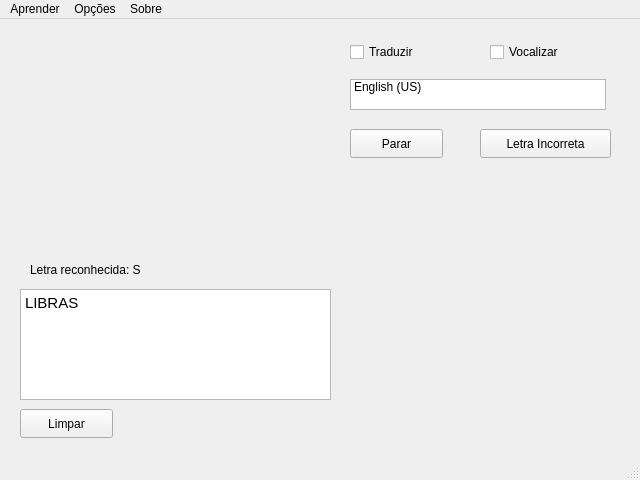
<?xml version="1.0" encoding="UTF-8"?>
<ui version="4.0">
 <class>MainWindow</class>
 <widget class="QMainWindow" name="MainWindow">
  <property name="geometry">
   <rect>
    <x>0</x>
    <y>0</y>
    <width>640</width>
    <height>480</height>
   </rect>
  </property>
  <property name="windowTitle">
   <string>MainWindow</string>
  </property>
  <widget class="QWidget" name="centralwidget">
   <widget class="QLabel" name="label">
    <property name="geometry">
     <rect>
      <x>30</x>
      <y>240</y>
      <width>141</width>
      <height>21</height>
     </rect>
    </property>
    <property name="text">
     <string>Letra reconhecida: S</string>
    </property>
   </widget>
   <widget class="QListWidget" name="listWidget">
    <property name="geometry">
     <rect>
      <x>350</x>
      <y>60</y>
      <width>256</width>
      <height>31</height>
     </rect>
    </property>
    <item>
     <property name="text">
      <string>English (US)</string>
     </property>
    </item>
   </widget>
   <widget class="QCheckBox" name="checkBox">
    <property name="geometry">
     <rect>
      <x>350</x>
      <y>20</y>
      <width>95</width>
      <height>26</height>
     </rect>
    </property>
    <property name="text">
     <string>Traduzir</string>
    </property>
   </widget>
   <widget class="QCheckBox" name="checkBox_2">
    <property name="geometry">
     <rect>
      <x>490</x>
      <y>20</y>
      <width>95</width>
      <height>26</height>
     </rect>
    </property>
    <property name="text">
     <string>Vocalizar</string>
    </property>
   </widget>
   <widget class="QPushButton" name="pushButton">
    <property name="geometry">
     <rect>
      <x>350</x>
      <y>110</y>
      <width>93</width>
      <height>29</height>
     </rect>
    </property>
    <property name="text">
     <string>Parar</string>
    </property>
   </widget>
   <widget class="QTextBrowser" name="textBrowser">
    <property name="geometry">
     <rect>
      <x>20</x>
      <y>270</y>
      <width>311</width>
      <height>111</height>
     </rect>
    </property>
    <property name="html">
     <string>&lt;!DOCTYPE HTML PUBLIC &quot;-//W3C//DTD HTML 4.0//EN&quot; &quot;http://www.w3.org/TR/REC-html40/strict.dtd&quot;&gt;
&lt;html&gt;&lt;head&gt;&lt;meta name=&quot;qrichtext&quot; content=&quot;1&quot; /&gt;&lt;style type=&quot;text/css&quot;&gt;
p, li { white-space: pre-wrap; }
&lt;/style&gt;&lt;/head&gt;&lt;body style=&quot; font-family:'Cantarell'; font-size:11pt; font-weight:400; font-style:normal;&quot;&gt;
&lt;p style=&quot; margin-top:0px; margin-bottom:0px; margin-left:0px; margin-right:0px; -qt-block-indent:0; text-indent:0px;&quot;&gt;LIBRAS&lt;/p&gt;&lt;/body&gt;&lt;/html&gt;</string>
    </property>
   </widget>
   <widget class="QPushButton" name="pushButton_2">
    <property name="geometry">
     <rect>
      <x>20</x>
      <y>390</y>
      <width>93</width>
      <height>29</height>
     </rect>
    </property>
    <property name="text">
     <string>Limpar</string>
    </property>
   </widget>
   <widget class="QPushButton" name="pushButton_3">
    <property name="geometry">
     <rect>
      <x>480</x>
      <y>110</y>
      <width>131</width>
      <height>29</height>
     </rect>
    </property>
    <property name="text">
     <string>Letra Incorreta</string>
    </property>
   </widget>
  </widget>
  <widget class="QMenuBar" name="menubar">
   <property name="geometry">
    <rect>
     <x>0</x>
     <y>0</y>
     <width>640</width>
     <height>27</height>
    </rect>
   </property>
   <widget class="QMenu" name="menuSobre">
    <property name="title">
     <string>Sobre</string>
    </property>
   </widget>
   <widget class="QMenu" name="menuOp_es">
    <property name="title">
     <string>Opções</string>
    </property>
    <addaction name="actionFiltros"/>
    <addaction name="actionCamera"/>
   </widget>
   <widget class="QMenu" name="menuAprender">
    <property name="title">
     <string>Aprender</string>
    </property>
   </widget>
   <addaction name="menuAprender"/>
   <addaction name="menuOp_es"/>
   <addaction name="menuSobre"/>
  </widget>
  <widget class="QStatusBar" name="statusbar"/>
  <action name="actionFiltros">
   <property name="text">
    <string>Filtros</string>
   </property>
  </action>
  <action name="actionCamera">
   <property name="text">
    <string>Câmera</string>
   </property>
  </action>
 </widget>
 <resources/>
 <connections/>
</ui>
